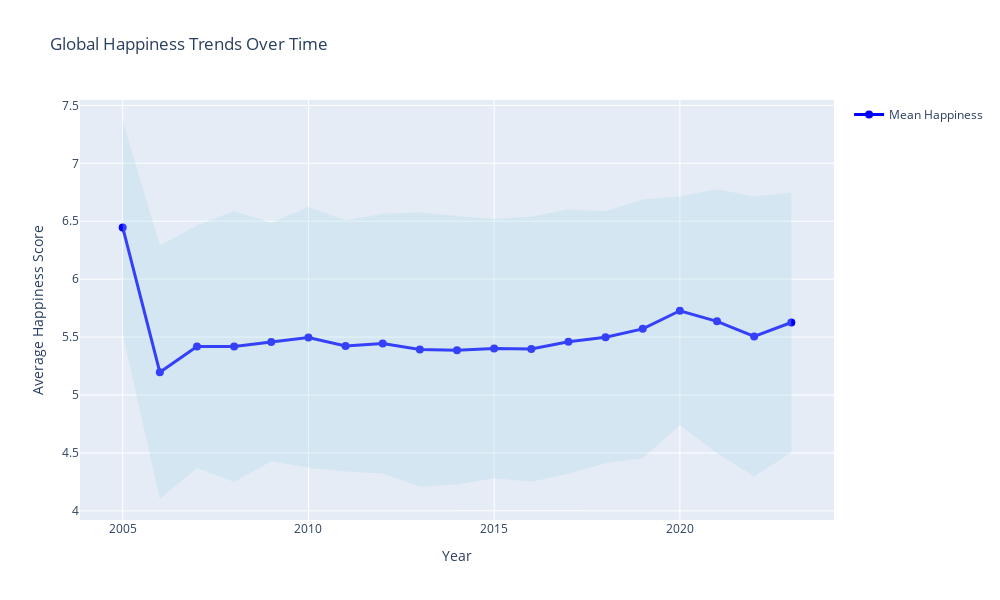

This figure's notebook cell:
### Code cell
# Time Series Analysis
def perform_time_series_analysis(df, target_col, time_col='year'):
    """Perform time series analysis if year data is available."""
    print(" TIME SERIES ANALYSIS")
    print("=" * 50)
    
    # Check if year column exists
    year_columns = [col for col in df.columns if 'year' in col.lower()]
    
    if not year_columns:
        print(" No year column found for time series analysis")
        return None
    
    time_col = year_columns[0]
    print(f"Using time column: {time_col}")
    
    # Aggregate by year
    yearly_data = df.groupby(time_col)[target_col].agg(['mean', 'std', 'count']).reset_index()
    yearly_data.columns = [time_col, 'mean_happiness', 'std_happiness', 'country_count']
    
    # Create time series plot
    fig = go.Figure()
    
    # Add mean line
    fig.add_trace(go.Scatter(
        x=yearly_data[time_col],
        y=yearly_data['mean_happiness'],
        mode='lines+markers',
        name='Mean Happiness',
        line=dict(color='blue', width=3),
        marker=dict(size=8)
    ))
    
    # Add confidence interval
    fig.add_trace(go.Scatter(
        x=yearly_data[time_col],
        y=yearly_data['mean_happiness'] + yearly_data['std_happiness'],
        mode='lines',
        name='Upper Bound',
        line=dict(color='lightblue', width=0),
        showlegend=False
    ))
    
    fig.add_trace(go.Scatter(
        x=yearly_data[time_col],
        y=yearly_data['mean_happiness'] - yearly_data['std_happiness'],
        mode='lines',
        name='Lower Bound',
        line=dict(color='lightblue', width=0),
        fill='tonexty',
        fillcolor='rgba(173, 216, 230, 0.3)',
        showlegend=False
    ))
    
    fig.update_layout(
        title=f'Global Happiness Trends Over Time',
        xaxis_title='Year',
        yaxis_title='Average Happiness Score',
        width=1000,
        height=600,
        hovermode='x unified'
    )
    
    fig.show()
    fig.write_html('outputs/plots/happiness_time_series.html')
    
    # Calculate trend
    from scipy import stats
    slope, intercept, r_value, p_value, std_err = stats.linregress(yearly_data[time_col], yearly_data['mean_happiness'])
    
    trend_direction = "increasing" if slope > 0 else "decreasing"
    print(f"\n Trend Analysis:")
    print(f"   Slope: {slope:.4f} points per year")
    print(f"   Direction: {trend_direction}")
    print(f"   R-squared: {r_value**2:.3f}")
    print(f"   P-value: {p_value:.4f}")
    
    # Top and bottom countries over time
    if 'country' in df.columns:
        country_trends = df.groupby(['country', time_col])[target_col].mean().reset_index()
        
        # Calculate country-wise trends
        country_slopes = {}
        for country in country_trends['country'].unique():
            country_data = country_trends[country_trends['country'] == country]
            if len(country_data) > 2:  # Need at least 3 points for trend
                slope, _, _, _, _ = stats.linregress(country_data[time_col], country_data[target_col])
                country_slopes[country] = slope
        
        # Top improving and declining countries
        if country_slopes:
            sorted_slopes = sorted(country_slopes.items(), key=lambda x: x[1], reverse=True)
            
            print(f"\n Top 5 Most Improving Countries:")
            for country, slope in sorted_slopes[:5]:
                print(f"   {country}: +{slope:.4f} points/year")
            
            print(f"\n Top 5 Most Declining Countries:")
            for country, slope in sorted_slopes[-5:]:
                print(f"   {country}: {slope:.4f} points/year")
    
    return {
        'yearly_data': yearly_data.to_dict('records'),
        'trend': {
            'slope': slope,
            'r_squared': r_value**2,
            'p_value': p_value,
            'direction': trend_direction
        }
    }

# Perform time series analysis
if 'happiness_clean' in locals() and happiness_clean is not None and happiness_col:
    time_series_results = perform_time_series_analysis(happiness_clean, happiness_col)
    
    if time_series_results:
        # Save time series results
        with open('outputs/data/time_series_analysis.json', 'w') as f:
            json.dump(time_series_results, f, indent=2, default=str)
        
        print("\n Time series analysis completed and saved!")
    else:
        print(" Time series analysis could not be performed")
else:
    print(" No data available for time series analysis")

### Figure 1 — Plotly figure (JSON) as saved in the notebook; plotly's stock layout.template omitted (floating-point values rounded to 4 significant figures)
{"data": [{"line": {"color": "blue", "width": 3}, "marker": {"size": 8}, "mode": "lines+markers", "name": "Mean Happiness", "type": "scatter", "x": [2005, 2006, 2007, 2008, 2009, 2010, 2011, 2012, 2013, 2014, 2015, 2016, 2017, 2018, 2019, 2020, 2021, 2022, 2023], "y": [6.446, 5.197, 5.418, 5.419, 5.458, 5.497, 5.424, 5.444, 5.393, 5.386, 5.401, 5.396, 5.46, 5.499, 5.571, 5.728, 5.636, 5.505, 5.626]}, {"line": {"color": "lightblue", "width": 0}, "mode": "lines", "name": "Upper Bound", "showlegend": false, "type": "scatter", "x": [2005, 2006, 2007, 2008, 2009, 2010, 2011, 2012, 2013, 2014, 2015, 2016, 2017, 2018, 2019, 2020, 2021, 2022, 2023], "y": [7.365, 6.291, 6.466, 6.588, 6.487, 6.622, 6.508, 6.564, 6.578, 6.545, 6.52, 6.54, 6.601, 6.586, 6.687, 6.717, 6.775, 6.713, 6.748]}, {"fill": "tonexty", "fillcolor": "rgba(173, 216, 230, 0.3)", "line": {"color": "lightblue", "width": 0}, "mode": "lines", "name": "Lower Bound", "showlegend": false, "type": "scatter", "x": [2005, 2006, 2007, 2008, 2009, 2010, 2011, 2012, 2013, 2014, 2015, 2016, 2017, 2018, 2019, 2020, 2021, 2022, 2023], "y": [5.527, 4.102, 4.37, 4.249, 4.428, 4.371, 4.34, 4.323, 4.208, 4.227, 4.282, 4.252, 4.32, 4.411, 4.455, 4.738, 4.497, 4.297, 4.503]}], "layout": {"height": 600, "hovermode": "x unified", "title": {"text": "Global Happiness Trends Over Time"}, "width": 1000, "xaxis": {"title": {"text": "Year"}}, "yaxis": {"title": {"text": "Average Happiness Score"}}}}
